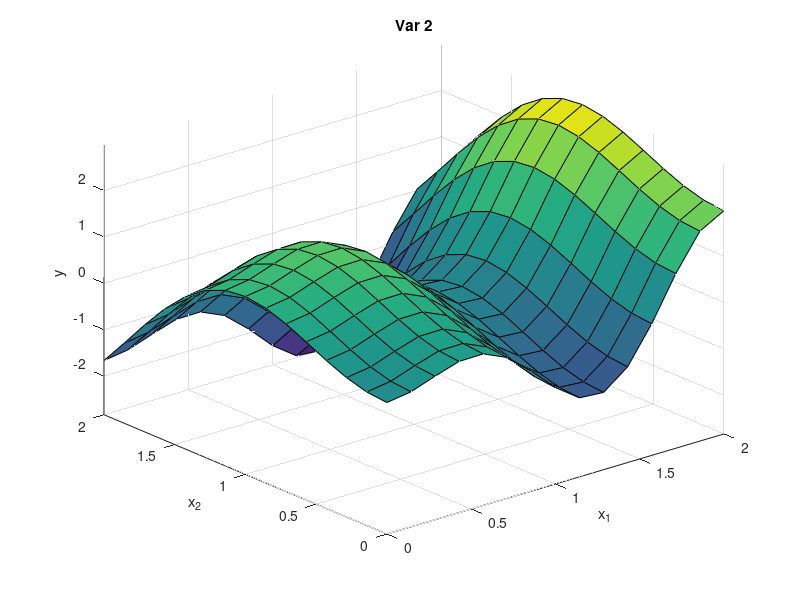

Write MATLAB code to recreate this figure. (Note: this script raises an error after producing the figure.)
%   Нечёткая аппроксимация зависимости:
%==========================================================================
close all

n = 15;         % количество точек дискретизации

% % ********************************* Var_2 ***

x1 = linspace(0, 2, n);
x2 = linspace(0, 2, n);

y = zeros(n, n);
for i = 1:n
    y(i,:) = x1.*sin(4*x1)+1.1*x2(i)*sin(2*x2(i));   
end    
% %---------------------------------------------
h1 = figure(1);
set(h1,'Position',[3   49   330   260])
surf(x1, x2, y)
axis([min(x1)  max(x1) ...
      min(x2)  max(x2)  ...
      min(min(y))  max(max(y)) ]); 
view(-40,30)
xlabel('x_1');   ylabel('x_2');   zlabel('y');
title('Var 2') 

%--------------------------------------------------------------------------
% Построение графика нечёткого отображения Мамдани
% с треугольными функциями принадл. термов вх.перем.
%---------------------------------------------

fM = readfis('firstM');        % загрузка нечёткой системы с диска

yM = zeros(n, n);
for i = 1:n
    yM(i,:) = evalfis([x1; ones(size(x1))*x2(i)], fM)';    
end

%---------------------------------------------

h2 = figure(2);
set(h2,'Position',[5    65   524   407])
surf(x1, x2, yM)
axis([0  2 ...
      0  2 ...
      -5  25]); 
view(-40,30)
xlabel('x_1');   ylabel('x_2');   zlabel('y');
title('Система нечёткого вывода Мамдани (треуг.функ.прин.) - firstM.fis')

%--------------------------------------------------------------------------
% Построение графика нечёткого отображения Мамдани
% с гауссовыми функциями принадл. термов вх.перем.
%---------------------------------------------

fMg = readfis('firstMg');       % загрузка нечёткой системы с диска

yMg = zeros(n, n);
for i = 1:n
    yMg(i,:) = evalfis([x1; ones(size(x1))*x2(i)], fMg)';    
end  

%---------------------------------------------

h3 = figure(3);
set(h3,'Position',[536    65   524   407])
surf(x1, x2, yMg)
axis([0  2 ...
      0  2 ...
      -5  25 ]); 
view(-40,30)
xlabel('x_1');   ylabel('x_2');   zlabel('y');
title('Система нечёткого вывода Мамдани (гаус.функ.прин.) - firstMg.fis')

%--------------------------------------------------------------------------
% Построение графика нечёткого отображения Сугено
%---------------------------------------------

fS = readfis('firstS');       % загрузка нечёткой системы с диска

yS = zeros(n, n);
for i = 1:n
    yS(i,:) = evalfis([x1; ones(size(x1))*x2(i)], fS)';    
end  

%---------------------------------------------

h4 = figure(4);
set(h4,'Position',[1067  65  524  407])
surf(x1, x2, yS)
axis([0  2 ...
      0  2 ...
      -5   25]); 
view(-40,30)
xlabel('x_1');   ylabel('x_2');   zlabel('y');
title('Система нечёткого вывода Сугено - firstS.fis')

%--------------------------------------------------------------------------
% Вычисление среднеквадратических значений ошибки нечёткой аппроксимации
%---------------------------------------------

% FIS Мамдани с треуг.функ.прин.терм.вх.перем.

eMkv = (y-yM).^2;               % квадрат ошибки аппрокс.в узловых точках
SeMkv = sum(sum(eMkv));         % сумма квадратов ошибок по всем точкам
NeM = numel(yM);                % общее количество контрольных точек
RMSE_M = sqrt(SeMkv/NeM);       % среднеквадратичное значение ошибки

% FIS Мамдани с гаус.функ.прин.терм.вх.перем.
RMSE_Mg = sqrt(sum(sum((y-yMg).^2))/numel(yMg));	% среднекв.знач.ошибки

% FIS Сугено
RMSE_S = sqrt(sum(sum((y-yS).^2))/numel(yS));       % среднекв.знач.ошибки

%---------------------------------------------

disp(' ')
disp('Средние квадратические значения ошибки аппроксимации:')
disp([' FIS Мамдани с треуг.функ.прин.терм.вх.перем.:  RMSE = ',  num2str(RMSE_M)])
disp([' FIS Мамдани с гаусс.функ.прин.терм.вх.перем.:  RMSE = ',  num2str(RMSE_Mg)])
disp([' FIS Сугено:                                    RMSE = ',  num2str(RMSE_S)])
disp(' ')

%---------------------------------------------
figure(2);
xlabel(['x_1       RMSE = ',num2str(RMSE_M)]);

figure(3);
xlabel(['x_1       RMSE = ',num2str(RMSE_Mg)]);

figure(4);
xlabel(['x_1       RMSE = ',num2str(RMSE_S)]);
%---------------------------------------------
